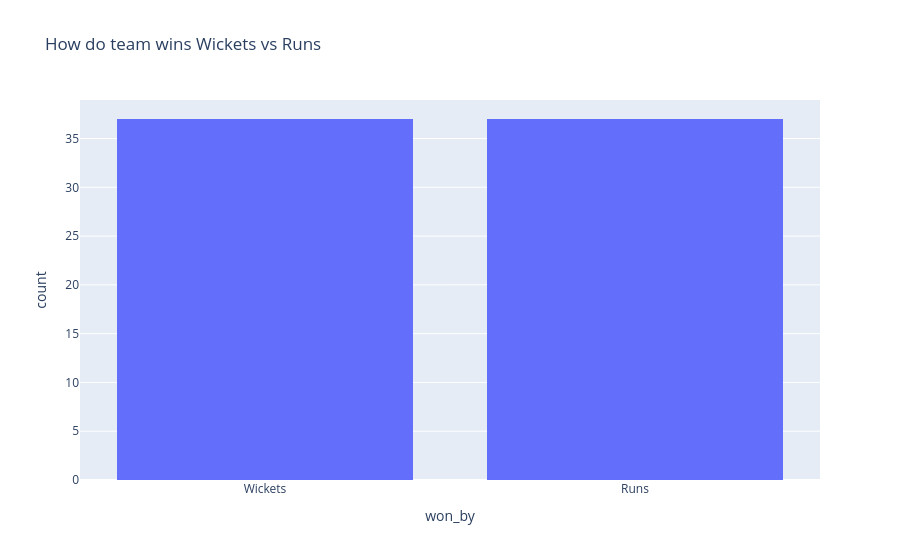

Write notebook code for a chart like this one.
### Code cell
fig=px.histogram(df,x="won_by",title="How do team wins Wickets vs Runs")
fig.show()

### Figure 1 — Plotly figure (JSON) as saved in the notebook; plotly's stock layout.template omitted (floating-point values rounded to 4 significant figures)
{"data": [{"bingroup": "x", "hovertemplate": "won_by=%{x}<br>count=%{y}<extra></extra>", "legendgroup": "", "marker": {"color": "#636efa", "pattern": {"shape": ""}}, "name": "", "orientation": "v", "showlegend": false, "type": "histogram", "x": ["Wickets", "Wickets", "Wickets", "Wickets", "Runs", "Wickets", "Wickets", "Wickets", "Runs", "Runs", "Runs", "Runs", "Wickets", "Wickets", "Wickets", "Wickets", "Wickets", "Wickets", "Runs", "Runs", "Wickets", "Runs", "Runs", "Runs", "Wickets", "Runs", "Runs", "Wickets", "Wickets", "Runs", "Runs", "Wickets", "Wickets", "Runs", "Runs", "Wickets", "Runs", "Runs", "Runs", "Wickets", "Wickets", "Runs", "Wickets", "Wickets", "Runs", "Runs", "Wickets", "Wickets", "Runs", "Runs", "Runs", "Wickets", "Runs", "Runs", "Runs", "Runs", "Runs", "Wickets", "Wickets", "Runs", "Runs", "Wickets", "Runs", "Runs", "Runs", "Runs", "Wickets", "Wickets", "Wickets", "Wickets", "Wickets", "Runs", "Wickets", "Wickets"], "xaxis": "x", "yaxis": "y"}], "layout": {"barmode": "relative", "legend": {"tracegroupgap": 0}, "title": {"text": "How do team wins Wickets vs Runs"}, "xaxis": {"anchor": "y", "domain": [0, 1], "title": {"text": "won_by"}}, "yaxis": {"anchor": "x", "domain": [0, 1], "title": {"text": "count"}}}}
